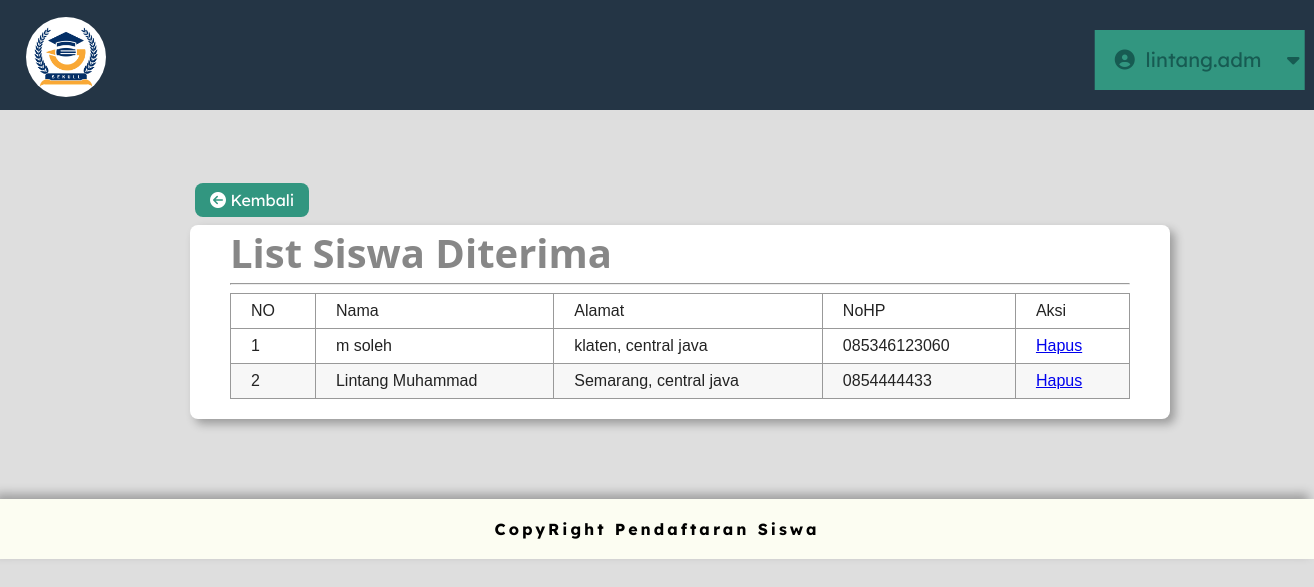
Page /admin/hasil.php (signed in) on the committed database.
### tables this page shows
CREATE TABLE `data_siswa` (
  `ID_DS` int(11) NOT NULL,
  `NIK` varchar(16) NOT NULL,
  `Nama` varchar(50) NOT NULL,
  `JenisKelamin` varchar(10) NOT NULL,
  `Agama` varchar(10) NOT NULL,
  `TempatLahir` varchar(30) NOT NULL,
  `TanggalLahir` date NOT NULL,
  `Telepon` varchar(15) NOT NULL,
  `Alamat` varchar(255) NOT NULL
);

### admin/hasil.php (the view, shortened to what this page needs)
<?php
$uname         =$_SESSION["uname"];
?>
<!DOCTYPE html>
<html lang="en">
<head>
  <link rel="stylesheet" href="path/to/font-awesome/css/font-awesome.min.css">
  <link rel="stylesheet" type="text/css" href="CSS/nav_bar.css">
</head>
<body>
  <div class="navbar">
    <a class ="alogo" href="beranda.php"> <img class= "logo" src="gambar/logo.jpg"> </a>
    <div class="container">
      <nav class="menu">
        <ul class="main-menu">
          <li class="with-submenu">
            <i class="fa fa-user-circle" aria-hidden="true" aria-hidden="true"></i>
              <?php echo $uname; ?>
            <i class="fa fa-caret-down"></i>
          </li>
        </ul>
      </nav>
    </div>
  </div>
  <div class="kembali">
    <a href="beranda.php">
      <i class="fa fa-arrow-circle-left" aria-hidden="true"></i>  Kembali
    </a>
  </div>
  <div class="form_class">
    <p class="syst">List Siswa Diterima</p><hr/>
    <table align="center" class="table1">
      <thead>
        <tr>
          <td>NO</td>
          <td>Nama</td>
          <td>Alamat</td>
          <td>NoHP</td>
          <td>Aksi</td>
        </tr>
      </thead>
      <tbody>
        <?php
        include '0-koneksi.php';
        $tampil = mysqli_query($kon, "SELECT * FROM `data_siswa`, `pengumuman` where ID_Pengumuman=ID_DS and pengumuman='Diterima'");
        $no = 1;
        while($hasil = mysqli_fetch_array($tampil)){ ?>
        <tr>
          <td align="center"><?= $no++;              ?></td>
          <td align="left">  <?= $hasil['Nama'];     ?></td>
          <td align="right"> <?= $hasil['Alamat'];   ?></td>
          <td align="right"> <?= $hasil['Telepon'];  ?></td>
          <td>
            <a href="hasil_hapus.php?ID_DS=<?php echo $hasil['ID_DS']; ?>">Hapus</a>
          </td>
        </tr>
        <?php }?>
      </tbody>
    </table>
  </div>
  <footer>
    <p>CopyRight Pendaftaran Siswa</p>
  </footer>
</body>
</html>

### admin/CSS/nav_bar.css (style rules this page uses)
body { margin: 0; padding: 0; background: #dedede; width: 100%; height: 100%; font-family: "Lexend Deca", sans-serif; color: #878787; --menu-item-size: -25px; --green-color: #329680; --blue-color: #099c95; --dark-green-color: #175b52; --white-color: #fff; --gray-color: #ededed; --container-width: 700px; --container-height: 400px; --line-offset: calc( (100% - var(--container-height)) / 2 + var(--menu-item-size) + 0.6em ); }
.navbar { padding: 0.1px; background: #243545; }
.container { height: 80px; width: var(--container-width); margin-left: 340px; margin-top: 30px; }
.main-menu { display: flex; list-style: none; margin: 0px 0 0 0px; padding: 0px 0px 0 0; }
.main-menu > li { text-align: center; box-sizing: border-box; transition: 0.5s linear all; background: var(--green-color); color: var(--dark-green-color); cursor: pointer; font-size: 20px; user-select: none; }
.main-menu > li:nth-child(1) { transform: translateX(360%); }
.main-menu i { margin: 20px; margin-right: 5px; }
.with-submenu { position: relative; display: inline-block; }

### admin/hasil.php (style rules this page uses)
.logo { width: 80px; height: 80px; position: absolute; left: 2%; top: 2.1%; border-radius: 50%; }
.kembali { margin: 80px 0 -65px 195px; }
.kembali a { text-decoration: none; padding: 7px 15px 7px 15px; border-radius: 8px; color: white; background-color: #329680; font-family: "Lexend Deca", sans-serif; }
.form_class { width: 900px; padding: 0px 40px 20px 40px; margin: 80px 0 80px 190px; border-radius: 8px; background-color: white; font-family: 'system-ui'; box-shadow: 5px 5px 10px rgb(0,0,0,0.3); }
.syst { font-size: 40px; font-weight: bold; margin: 0 0 -5px; }
.table1 { width: 900px; font-family: sans-serif; color: #232323; border-collapse: collapse; }
.table1, th, td { text-align: left; border: 1px solid #999; padding: 8px 20px; }
.table1 tr:nth-child(even) { background-color: #f7f7f7; }
footer { height: 60px; background-color: #FCFDF2; color: white; display: flex; align-items: center; justify-content: center; box-shadow: -5px -5px 10px rgb(0,0,0,0.3); }
footer > p { text-align: center; font-family: "Lexend Deca", sans-serif; letter-spacing: 3px; color:black; font-weight: bold; }

### rows in the picture
data_siswa: Nama "m soleh", Alamat "klaten, central java", Telepon "085346123060"
data_siswa: Nama "Lintang Muhammad", Alamat "Semarang, central java", Telepon "0854444433"

### other values in the picture
$uname "lintang.adm"
